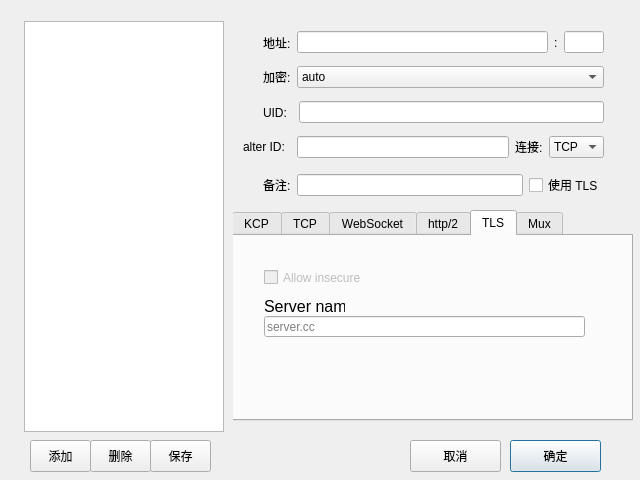
<?xml version="1.0" encoding="UTF-8"?>
<ui version="4.0">
 <class>ServerConfig</class>
 <widget class="QWidget" name="ServerConfig">
  <property name="geometry">
   <rect>
    <x>0</x>
    <y>0</y>
    <width>640</width>
    <height>480</height>
   </rect>
  </property>
  <property name="sizePolicy">
   <sizepolicy hsizetype="Fixed" vsizetype="Fixed">
    <horstretch>0</horstretch>
    <verstretch>0</verstretch>
   </sizepolicy>
  </property>
  <property name="minimumSize">
   <size>
    <width>640</width>
    <height>480</height>
   </size>
  </property>
  <property name="maximumSize">
   <size>
    <width>640</width>
    <height>480</height>
   </size>
  </property>
  <property name="windowTitle">
   <string>服务器设置</string>
  </property>
  <widget class="QPushButton" name="AcceptButton">
   <property name="geometry">
    <rect>
     <x>510</x>
     <y>440</y>
     <width>91</width>
     <height>32</height>
    </rect>
   </property>
   <property name="text">
    <string>确定</string>
   </property>
   <property name="default">
    <bool>true</bool>
   </property>
  </widget>
  <widget class="QPushButton" name="CancelButton">
   <property name="geometry">
    <rect>
     <x>410</x>
     <y>440</y>
     <width>91</width>
     <height>32</height>
    </rect>
   </property>
   <property name="text">
    <string>取消</string>
   </property>
  </widget>
  <widget class="QPushButton" name="AddServerButton">
   <property name="geometry">
    <rect>
     <x>30</x>
     <y>440</y>
     <width>61</width>
     <height>32</height>
    </rect>
   </property>
   <property name="text">
    <string>添加</string>
   </property>
  </widget>
  <widget class="QPushButton" name="DeleteServerButton">
   <property name="geometry">
    <rect>
     <x>90</x>
     <y>440</y>
     <width>61</width>
     <height>32</height>
    </rect>
   </property>
   <property name="text">
    <string>删除</string>
   </property>
  </widget>
  <widget class="QPushButton" name="EditServerButton">
   <property name="geometry">
    <rect>
     <x>150</x>
     <y>440</y>
     <width>61</width>
     <height>32</height>
    </rect>
   </property>
   <property name="text">
    <string>保存</string>
   </property>
  </widget>
  <widget class="QWidget" name="">
   <property name="geometry">
    <rect>
     <x>21</x>
     <y>21</y>
     <width>616</width>
     <height>411</height>
    </rect>
   </property>
   <layout class="QHBoxLayout" name="horizontalLayout">
    <item>
     <layout class="QVBoxLayout" name="verticalLayout_2">
      <item>
       <widget class="QListWidget" name="listWidget">
        <property name="sizePolicy">
         <sizepolicy hsizetype="Fixed" vsizetype="Expanding">
          <horstretch>0</horstretch>
          <verstretch>0</verstretch>
         </sizepolicy>
        </property>
        <property name="minimumSize">
         <size>
          <width>200</width>
          <height>0</height>
         </size>
        </property>
        <property name="maximumSize">
         <size>
          <width>200</width>
          <height>16777215</height>
         </size>
        </property>
        <property name="editTriggers">
         <set>QAbstractItemView::NoEditTriggers</set>
        </property>
       </widget>
      </item>
     </layout>
    </item>
    <item>
     <layout class="QVBoxLayout" name="verticalLayout">
      <item>
       <widget class="QWidget" name="widget" native="true">
        <property name="sizePolicy">
         <sizepolicy hsizetype="Fixed" vsizetype="Preferred">
          <horstretch>0</horstretch>
          <verstretch>0</verstretch>
         </sizepolicy>
        </property>
        <property name="minimumSize">
         <size>
          <width>400</width>
          <height>0</height>
         </size>
        </property>
        <property name="maximumSize">
         <size>
          <width>400</width>
          <height>16777215</height>
         </size>
        </property>
        <property name="autoFillBackground">
         <bool>true</bool>
        </property>
        <widget class="QWidget" name="layoutWidget">
         <property name="geometry">
          <rect>
           <x>30</x>
           <y>10</y>
           <width>341</width>
           <height>23</height>
          </rect>
         </property>
         <layout class="QHBoxLayout" name="horizontalLayout_2">
          <item>
           <widget class="QLabel" name="LabelAddress">
            <property name="text">
             <string>地址:</string>
            </property>
           </widget>
          </item>
          <item>
           <widget class="QLineEdit" name="AddressInput">
            <property name="enabled">
             <bool>true</bool>
            </property>
           </widget>
          </item>
          <item>
           <widget class="QLabel" name="LabelPort">
            <property name="text">
             <string>:</string>
            </property>
           </widget>
          </item>
          <item>
           <widget class="QLineEdit" name="PortInput">
            <property name="maximumSize">
             <size>
              <width>40</width>
              <height>16777215</height>
             </size>
            </property>
           </widget>
          </item>
         </layout>
        </widget>
        <widget class="QWidget" name="layoutWidget">
         <property name="geometry">
          <rect>
           <x>30</x>
           <y>40</y>
           <width>341</width>
           <height>32</height>
          </rect>
         </property>
         <layout class="QHBoxLayout" name="horizontalLayout_3">
          <item>
           <widget class="QLabel" name="MethodLabel">
            <property name="maximumSize">
             <size>
              <width>28</width>
              <height>16777215</height>
             </size>
            </property>
            <property name="text">
             <string>加密:</string>
            </property>
           </widget>
          </item>
          <item>
           <widget class="QComboBox" name="MethodSelect">
            <property name="maxVisibleItems">
             <number>10</number>
            </property>
            <item>
             <property name="text">
              <string>auto</string>
             </property>
            </item>
            <item>
             <property name="text">
              <string>aes-256-cfb</string>
             </property>
            </item>
           </widget>
          </item>
         </layout>
        </widget>
        <widget class="QWidget" name="layoutWidget">
         <property name="geometry">
          <rect>
           <x>30</x>
           <y>80</y>
           <width>341</width>
           <height>23</height>
          </rect>
         </property>
         <layout class="QHBoxLayout" name="horizontalLayout_4">
          <item>
           <widget class="QLabel" name="UIDLabel">
            <property name="minimumSize">
             <size>
              <width>30</width>
              <height>0</height>
             </size>
            </property>
            <property name="text">
             <string>UID:</string>
            </property>
           </widget>
          </item>
          <item>
           <widget class="QLineEdit" name="UIDInput"/>
          </item>
         </layout>
        </widget>
        <widget class="QWidget" name="layoutWidget">
         <property name="geometry">
          <rect>
           <x>10</x>
           <y>110</y>
           <width>361</width>
           <height>32</height>
          </rect>
         </property>
         <layout class="QHBoxLayout" name="horizontalLayout_5">
          <item>
           <widget class="QLabel" name="AIDLabel">
            <property name="sizePolicy">
             <sizepolicy hsizetype="MinimumExpanding" vsizetype="Preferred">
              <horstretch>0</horstretch>
              <verstretch>0</verstretch>
             </sizepolicy>
            </property>
            <property name="maximumSize">
             <size>
              <width>48</width>
              <height>16777215</height>
             </size>
            </property>
            <property name="text">
             <string>alter ID:</string>
            </property>
           </widget>
          </item>
          <item>
           <widget class="QLineEdit" name="AIDInput"/>
          </item>
          <item>
           <widget class="QLabel" name="ConnectLabel">
            <property name="text">
             <string>连接:</string>
            </property>
           </widget>
          </item>
          <item>
           <widget class="QComboBox" name="ConnectInput">
            <item>
             <property name="text">
              <string>TCP</string>
             </property>
            </item>
            <item>
             <property name="text">
              <string>KCP</string>
             </property>
            </item>
           </widget>
          </item>
         </layout>
        </widget>
        <widget class="QWidget" name="layoutWidget">
         <property name="geometry">
          <rect>
           <x>30</x>
           <y>150</y>
           <width>341</width>
           <height>28</height>
          </rect>
         </property>
         <layout class="QHBoxLayout" name="horizontalLayout_6">
          <item>
           <widget class="QLabel" name="RemarkLabel">
            <property name="text">
             <string>备注:</string>
            </property>
           </widget>
          </item>
          <item>
           <widget class="QLineEdit" name="RemarkInput"/>
          </item>
          <item>
           <widget class="QCheckBox" name="TSLInput">
            <property name="text">
             <string>使用 TLS</string>
            </property>
           </widget>
          </item>
         </layout>
        </widget>
        <widget class="QTabWidget" name="TransportSetting">
         <property name="geometry">
          <rect>
           <x>-1</x>
           <y>189</y>
           <width>401</width>
           <height>211</height>
          </rect>
         </property>
         <property name="currentIndex">
          <number>4</number>
         </property>
         <widget class="QWidget" name="KCP">
          <attribute name="title">
           <string>KCP</string>
          </attribute>
          <widget class="QLabel" name="label">
           <property name="geometry">
            <rect>
             <x>240</x>
             <y>50</y>
             <width>31</width>
             <height>16</height>
            </rect>
           </property>
           <property name="font">
            <font>
             <pointsize>12</pointsize>
            </font>
           </property>
           <property name="text">
            <string>mtu</string>
           </property>
          </widget>
          <widget class="QLineEdit" name="MtuInput">
           <property name="geometry">
            <rect>
             <x>270</x>
             <y>50</y>
             <width>81</width>
             <height>21</height>
            </rect>
           </property>
           <property name="placeholderText">
            <string>1350</string>
           </property>
          </widget>
          <widget class="QLineEdit" name="TtiInput">
           <property name="geometry">
            <rect>
             <x>270</x>
             <y>10</y>
             <width>81</width>
             <height>21</height>
            </rect>
           </property>
           <property name="placeholderText">
            <string>20</string>
           </property>
          </widget>
          <widget class="QLineEdit" name="UplinkCapacityInput">
           <property name="geometry">
            <rect>
             <x>120</x>
             <y>50</y>
             <width>81</width>
             <height>21</height>
            </rect>
           </property>
           <property name="placeholderText">
            <string>5</string>
           </property>
          </widget>
          <widget class="QLineEdit" name="ReadBufferInput">
           <property name="geometry">
            <rect>
             <x>120</x>
             <y>90</y>
             <width>81</width>
             <height>21</height>
            </rect>
           </property>
           <property name="placeholderText">
            <string>1</string>
           </property>
          </widget>
          <widget class="QLineEdit" name="DownlinkCapacityInput">
           <property name="geometry">
            <rect>
             <x>120</x>
             <y>10</y>
             <width>81</width>
             <height>21</height>
            </rect>
           </property>
           <property name="text">
            <string/>
           </property>
           <property name="placeholderText">
            <string>20</string>
           </property>
          </widget>
          <widget class="QLineEdit" name="WriteBufferInput">
           <property name="geometry">
            <rect>
             <x>120</x>
             <y>130</y>
             <width>81</width>
             <height>21</height>
            </rect>
           </property>
           <property name="placeholderText">
            <string>1</string>
           </property>
          </widget>
          <widget class="QLabel" name="label_2">
           <property name="geometry">
            <rect>
             <x>20</x>
             <y>50</y>
             <width>91</width>
             <height>21</height>
            </rect>
           </property>
           <property name="font">
            <font>
             <pointsize>12</pointsize>
            </font>
           </property>
           <property name="text">
            <string>uplink capacity</string>
           </property>
           <property name="textFormat">
            <enum>Qt::PlainText</enum>
           </property>
          </widget>
          <widget class="QLabel" name="label_3">
           <property name="geometry">
            <rect>
             <x>10</x>
             <y>10</y>
             <width>141</width>
             <height>21</height>
            </rect>
           </property>
           <property name="font">
            <font>
             <pointsize>12</pointsize>
            </font>
           </property>
           <property name="text">
            <string>downlink capacity</string>
           </property>
           <property name="textFormat">
            <enum>Qt::PlainText</enum>
           </property>
          </widget>
          <widget class="QLabel" name="label_4">
           <property name="geometry">
            <rect>
             <x>250</x>
             <y>10</y>
             <width>21</width>
             <height>16</height>
            </rect>
           </property>
           <property name="font">
            <font>
             <pointsize>12</pointsize>
            </font>
           </property>
           <property name="text">
            <string>tti</string>
           </property>
          </widget>
          <widget class="QLabel" name="label_5">
           <property name="geometry">
            <rect>
             <x>10</x>
             <y>90</y>
             <width>121</width>
             <height>20</height>
            </rect>
           </property>
           <property name="font">
            <font>
             <pointsize>12</pointsize>
            </font>
           </property>
           <property name="text">
            <string>reader buffer size</string>
           </property>
          </widget>
          <widget class="QLabel" name="label_6">
           <property name="geometry">
            <rect>
             <x>20</x>
             <y>130</y>
             <width>121</width>
             <height>20</height>
            </rect>
           </property>
           <property name="font">
            <font>
             <pointsize>12</pointsize>
            </font>
           </property>
           <property name="text">
            <string>write buffer size</string>
           </property>
          </widget>
          <widget class="QWidget" name="">
           <property name="geometry">
            <rect>
             <x>220</x>
             <y>90</y>
             <width>167</width>
             <height>76</height>
            </rect>
           </property>
           <layout class="QVBoxLayout" name="verticalLayout_3">
            <item>
             <layout class="QHBoxLayout" name="horizontalLayout_7">
              <item>
               <widget class="QLabel" name="label_7">
                <property name="font">
                 <font>
                  <pointsize>12</pointsize>
                 </font>
                </property>
                <property name="text">
                 <string>congestion</string>
                </property>
               </widget>
              </item>
              <item>
               <widget class="QComboBox" name="CongestionInput">
                <property name="sizePolicy">
                 <sizepolicy hsizetype="Fixed" vsizetype="Fixed">
                  <horstretch>0</horstretch>
                  <verstretch>0</verstretch>
                 </sizepolicy>
                </property>
                <property name="minimumSize">
                 <size>
                  <width>91</width>
                  <height>0</height>
                 </size>
                </property>
                <property name="maximumSize">
                 <size>
                  <width>91</width>
                  <height>16777215</height>
                 </size>
                </property>
                <item>
                 <property name="text">
                  <string>false</string>
                 </property>
                </item>
                <item>
                 <property name="text">
                  <string>true</string>
                 </property>
                </item>
               </widget>
              </item>
             </layout>
            </item>
            <item>
             <layout class="QHBoxLayout" name="horizontalLayout_8">
              <item>
               <widget class="QLabel" name="label_8">
                <property name="font">
                 <font>
                  <pointsize>12</pointsize>
                 </font>
                </property>
                <property name="text">
                 <string>header type</string>
                </property>
               </widget>
              </item>
              <item>
               <widget class="QComboBox" name="HeaderTypeInput">
                <property name="sizePolicy">
                 <sizepolicy hsizetype="Fixed" vsizetype="Fixed">
                  <horstretch>0</horstretch>
                  <verstretch>0</verstretch>
                 </sizepolicy>
                </property>
                <property name="minimumSize">
                 <size>
                  <width>91</width>
                  <height>0</height>
                 </size>
                </property>
                <property name="maximumSize">
                 <size>
                  <width>91</width>
                  <height>16777215</height>
                 </size>
                </property>
                <item>
                 <property name="text">
                  <string>none</string>
                 </property>
                </item>
                <item>
                 <property name="text">
                  <string>srtp</string>
                 </property>
                </item>
                <item>
                 <property name="text">
                  <string>utp</string>
                 </property>
                </item>
                <item>
                 <property name="text">
                  <string>wechat-video</string>
                 </property>
                </item>
                <item>
                 <property name="text">
                  <string>dtls</string>
                 </property>
                </item>
               </widget>
              </item>
             </layout>
            </item>
           </layout>
          </widget>
         </widget>
         <widget class="QWidget" name="TCP">
          <attribute name="title">
           <string>TCP</string>
          </attribute>
          <widget class="QCheckBox" name="CustomizeHeaderInput">
           <property name="geometry">
            <rect>
             <x>20</x>
             <y>10</y>
             <width>171</width>
             <height>20</height>
            </rect>
           </property>
           <property name="font">
            <font>
             <pointsize>12</pointsize>
            </font>
           </property>
           <property name="text">
            <string>Customize http-header</string>
           </property>
          </widget>
          <widget class="QPlainTextEdit" name="TCPHeaderInput">
           <property name="geometry">
            <rect>
             <x>20</x>
             <y>40</y>
             <width>351</width>
             <height>131</height>
            </rect>
           </property>
           <property name="font">
            <font>
             <pointsize>12</pointsize>
            </font>
           </property>
           <property name="placeholderText">
            <string>{&quot;type&quot;: &quot;none&quot;}</string>
           </property>
          </widget>
         </widget>
         <widget class="QWidget" name="WebSocket">
          <attribute name="title">
           <string>WebSocket</string>
          </attribute>
          <widget class="QLineEdit" name="WsPathInput">
           <property name="geometry">
            <rect>
             <x>50</x>
             <y>10</y>
             <width>321</width>
             <height>21</height>
            </rect>
           </property>
           <property name="placeholderText">
            <string/>
           </property>
          </widget>
          <widget class="QLabel" name="label_9">
           <property name="geometry">
            <rect>
             <x>20</x>
             <y>10</y>
             <width>31</width>
             <height>20</height>
            </rect>
           </property>
           <property name="font">
            <font>
             <pointsize>12</pointsize>
            </font>
           </property>
           <property name="text">
            <string>path:</string>
           </property>
          </widget>
          <widget class="QLabel" name="label_10">
           <property name="geometry">
            <rect>
             <x>20</x>
             <y>40</y>
             <width>61</width>
             <height>20</height>
            </rect>
           </property>
           <property name="font">
            <font>
             <pointsize>12</pointsize>
            </font>
           </property>
           <property name="text">
            <string>&quot;headers&quot;:</string>
           </property>
          </widget>
          <widget class="QPlainTextEdit" name="WsHeadersInput">
           <property name="geometry">
            <rect>
             <x>90</x>
             <y>40</y>
             <width>281</width>
             <height>101</height>
            </rect>
           </property>
           <property name="placeholderText">
            <string>{&quot;Host&quot; : &quot;v2ray.com&quot;}</string>
           </property>
          </widget>
          <widget class="QLabel" name="label_11">
           <property name="geometry">
            <rect>
             <x>20</x>
             <y>150</y>
             <width>251</width>
             <height>20</height>
            </rect>
           </property>
           <property name="font">
            <font>
             <pointsize>12</pointsize>
            </font>
           </property>
           <property name="text">
            <string>Example:  { &quot; Host &quot;:  &quot; v2ray.com &quot; } </string>
           </property>
          </widget>
         </widget>
         <widget class="QWidget" name="http2">
          <attribute name="title">
           <string>http/2</string>
          </attribute>
          <widget class="QLineEdit" name="Http2HostInput">
           <property name="geometry">
            <rect>
             <x>50</x>
             <y>30</y>
             <width>321</width>
             <height>21</height>
            </rect>
           </property>
           <property name="placeholderText">
            <string/>
           </property>
          </widget>
          <widget class="QLabel" name="label_12">
           <property name="geometry">
            <rect>
             <x>20</x>
             <y>30</y>
             <width>31</width>
             <height>20</height>
            </rect>
           </property>
           <property name="font">
            <font>
             <pointsize>12</pointsize>
            </font>
           </property>
           <property name="text">
            <string>host:</string>
           </property>
          </widget>
          <widget class="QLabel" name="label_13">
           <property name="geometry">
            <rect>
             <x>50</x>
             <y>50</y>
             <width>341</width>
             <height>20</height>
            </rect>
           </property>
           <property name="font">
            <font>
             <pointsize>11</pointsize>
            </font>
           </property>
           <property name="text">
            <string>Mutiple hosts should be seperated by comma(,). No spaces.</string>
           </property>
          </widget>
          <widget class="QLineEdit" name="Http2PathInput">
           <property name="geometry">
            <rect>
             <x>50</x>
             <y>90</y>
             <width>321</width>
             <height>21</height>
            </rect>
           </property>
           <property name="placeholderText">
            <string/>
           </property>
          </widget>
          <widget class="QLabel" name="label_14">
           <property name="geometry">
            <rect>
             <x>20</x>
             <y>90</y>
             <width>31</width>
             <height>20</height>
            </rect>
           </property>
           <property name="font">
            <font>
             <pointsize>12</pointsize>
            </font>
           </property>
           <property name="text">
            <string>path:</string>
           </property>
          </widget>
         </widget>
         <widget class="QWidget" name="TLS">
          <attribute name="title">
           <string>TLS</string>
          </attribute>
          <widget class="QCheckBox" name="TLSAllowInput">
           <property name="enabled">
            <bool>false</bool>
           </property>
           <property name="geometry">
            <rect>
             <x>30</x>
             <y>30</y>
             <width>121</width>
             <height>23</height>
            </rect>
           </property>
           <property name="text">
            <string>Allow insecure</string>
           </property>
          </widget>
          <widget class="QLineEdit" name="TLSServerNameInput">
           <property name="geometry">
            <rect>
             <x>30</x>
             <y>80</y>
             <width>321</width>
             <height>21</height>
            </rect>
           </property>
           <property name="placeholderText">
            <string>server.cc</string>
           </property>
          </widget>
          <widget class="QLabel" name="label_15">
           <property name="geometry">
            <rect>
             <x>30</x>
             <y>60</y>
             <width>81</width>
             <height>20</height>
            </rect>
           </property>
           <property name="font">
            <font>
             <pointsize>12</pointsize>
            </font>
           </property>
           <property name="text">
            <string>Server name:</string>
           </property>
          </widget>
         </widget>
         <widget class="QWidget" name="Mux">
          <attribute name="title">
           <string>Mux</string>
          </attribute>
          <widget class="QCheckBox" name="MuxEnableInput">
           <property name="enabled">
            <bool>true</bool>
           </property>
           <property name="geometry">
            <rect>
             <x>30</x>
             <y>30</y>
             <width>121</width>
             <height>23</height>
            </rect>
           </property>
           <property name="text">
            <string>Enable</string>
           </property>
          </widget>
          <widget class="QLineEdit" name="MuxConcurrencyInput">
           <property name="geometry">
            <rect>
             <x>110</x>
             <y>80</y>
             <width>161</width>
             <height>21</height>
            </rect>
           </property>
           <property name="placeholderText">
            <string>8</string>
           </property>
          </widget>
          <widget class="QLabel" name="label_16">
           <property name="geometry">
            <rect>
             <x>30</x>
             <y>80</y>
             <width>81</width>
             <height>20</height>
            </rect>
           </property>
           <property name="font">
            <font>
             <pointsize>12</pointsize>
            </font>
           </property>
           <property name="text">
            <string>concurrency:</string>
           </property>
          </widget>
         </widget>
        </widget>
       </widget>
      </item>
     </layout>
    </item>
   </layout>
  </widget>
 </widget>
 <tabstops>
  <tabstop>AddressInput</tabstop>
  <tabstop>PortInput</tabstop>
  <tabstop>MethodSelect</tabstop>
  <tabstop>UIDInput</tabstop>
  <tabstop>AIDInput</tabstop>
  <tabstop>ConnectInput</tabstop>
  <tabstop>RemarkInput</tabstop>
  <tabstop>TSLInput</tabstop>
  <tabstop>AddServerButton</tabstop>
  <tabstop>DeleteServerButton</tabstop>
  <tabstop>EditServerButton</tabstop>
  <tabstop>listWidget</tabstop>
  <tabstop>AcceptButton</tabstop>
  <tabstop>CancelButton</tabstop>
  <tabstop>TransportSetting</tabstop>
  <tabstop>MtuInput</tabstop>
  <tabstop>TtiInput</tabstop>
  <tabstop>UplinkCapacityInput</tabstop>
  <tabstop>ReadBufferInput</tabstop>
  <tabstop>DownlinkCapacityInput</tabstop>
  <tabstop>WriteBufferInput</tabstop>
  <tabstop>CongestionInput</tabstop>
  <tabstop>HeaderTypeInput</tabstop>
  <tabstop>CustomizeHeaderInput</tabstop>
  <tabstop>TCPHeaderInput</tabstop>
  <tabstop>WsPathInput</tabstop>
  <tabstop>WsHeadersInput</tabstop>
  <tabstop>Http2HostInput</tabstop>
  <tabstop>Http2PathInput</tabstop>
  <tabstop>TLSAllowInput</tabstop>
  <tabstop>TLSServerNameInput</tabstop>
  <tabstop>MuxEnableInput</tabstop>
  <tabstop>MuxConcurrencyInput</tabstop>
 </tabstops>
 <resources/>
 <connections/>
</ui>
